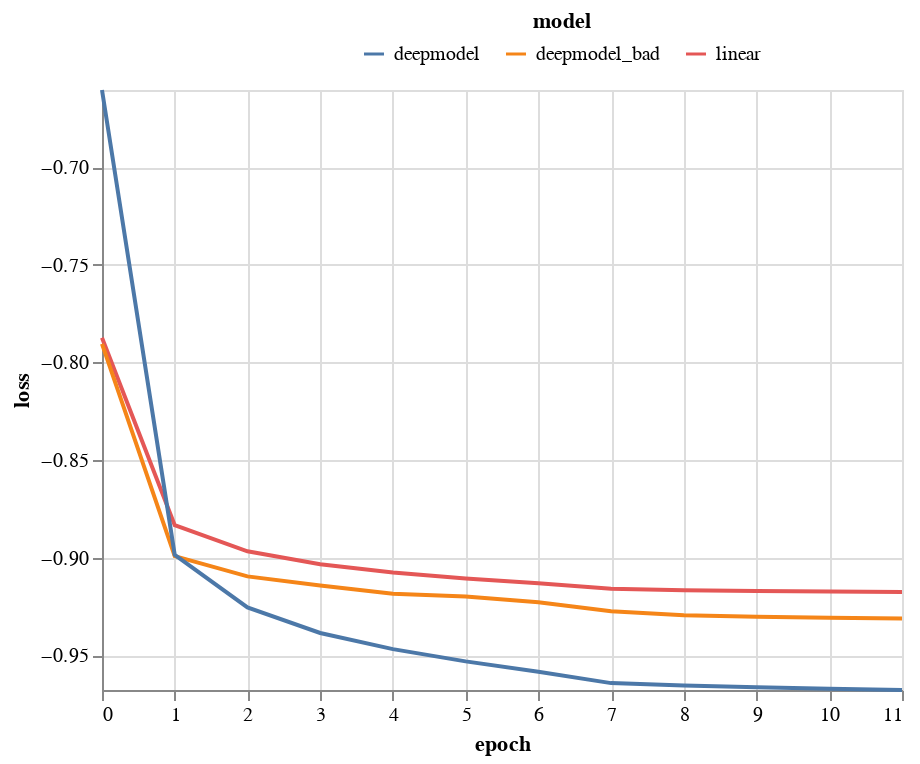

This figure's notebook cell:
### Code cell
show_loss_curve()

### Figure 1 — Vega-Lite specification as saved in the notebook (floating-point values rounded to 4 significant figures)
{"config": {"view": {"continuousWidth": 400, "continuousHeight": 300}}, "data": {"name": "data-c8a9c1d90bf2274d16e9fd7d6c939af4"}, "mark": "line", "encoding": {"color": {"field": "model", "legend": {"direction": "horizontal", "legendX": 130, "legendY": -40, "orient": "none", "titleAnchor": "middle"}, "type": "nominal"}, "x": {"field": "epoch", "type": "quantitative"}, "y": {"field": "loss", "scale": {"domain": [-0.9679, -0.6604]}, "type": "quantitative"}}, "$schema": "https://vega.github.io/schema/vega-lite/v4.17.0.json", "datasets": {"data-c8a9c1d90bf2274d16e9fd7d6c939af4": [{"model": "linear", "metric": "loss", "loss": -0.7874, "epoch": 0}, {"model": "linear", "metric": "loss", "loss": -0.8834, "epoch": 1}, {"model": "linear", "metric": "loss", "loss": -0.8968, "epoch": 2}, {"model": "linear", "metric": "loss", "loss": -0.9034, "epoch": 3}, {"model": "linear", "metric": "loss", "loss": -0.9076, "epoch": 4}, {"model": "linear", "metric": "loss", "loss": -0.9107, "epoch": 5}, {"model": "linear", "metric": "loss", "loss": -0.9131, "epoch": 6}, {"model": "linear", "metric": "loss", "loss": -0.916, "epoch": 7}, {"model": "linear", "metric": "loss", "loss": -0.9168, "epoch": 8}, {"model": "linear", "metric": "loss", "loss": -0.9171, "epoch": 9}, {"model": "linear", "metric": "loss", "loss": -0.9174, "epoch": 10}, {"model": "linear", "metric": "loss", "loss": -0.9177, "epoch": 11}, {"model": "deepmodel_bad", "metric": "loss", "loss": -0.7905, "epoch": 0}, {"model": "deepmodel_bad", "metric": "loss", "loss": -0.8993, "epoch": 1}, {"model": "deepmodel_bad", "metric": "loss", "loss": -0.9097, "epoch": 2}, {"model": "deepmodel_bad", "metric": "loss", "loss": -0.9144, "epoch": 3}, {"model": "deepmodel_bad", "metric": "loss", "loss": -0.9185, "epoch": 4}, {"model": "deepmodel_bad", "metric": "loss", "loss": -0.92, "epoch": 5}, {"model": "deepmodel_bad", "metric": "loss", "loss": -0.9229, "epoch": 6}, {"model": "deepmodel_bad", "metric": "loss", "loss": -0.9276, "epoch": 7}, {"model": "deepmodel_bad", "metric": "loss", "loss": -0.9296, "epoch": 8}, {"model": "deepmodel_bad", "metric": "loss", "loss": -0.9304, "epoch": 9}, {"model": "deepmodel_bad", "metric": "loss", "loss": -0.9309, "epoch": 10}, {"model": "deepmodel_bad", "metric": "loss", "loss": -0.9313, "epoch": 11}, {"model": "deepmodel", "metric": "loss", "loss": -0.6604, "epoch": 0}, {"model": "deepmodel", "metric": "loss", "loss": -0.8987, "epoch": 1}, {"model": "deepmodel", "metric": "loss", "loss": -0.9256, "epoch": 2}, {"model": "deepmodel", "metric": "loss", "loss": -0.9387, "epoch": 3}, {"model": "deepmodel", "metric": "loss", "loss": -0.9469, "epoch": 4}, {"model": "deepmodel", "metric": "loss", "loss": -0.9532, "epoch": 5}, {"model": "deepmodel", "metric": "loss", "loss": -0.9586, "epoch": 6}, {"model": "deepmodel", "metric": "loss", "loss": -0.9644, "epoch": 7}, {"model": "deepmodel", "metric": "loss", "loss": -0.9657, "epoch": 8}, {"model": "deepmodel", "metric": "loss", "loss": -0.9665, "epoch": 9}, {"model": "deepmodel", "metric": "loss", "loss": -0.9672, "epoch": 10}, {"model": "deepmodel", "metric": "loss", "loss": -0.9679, "epoch": 11}]}}
